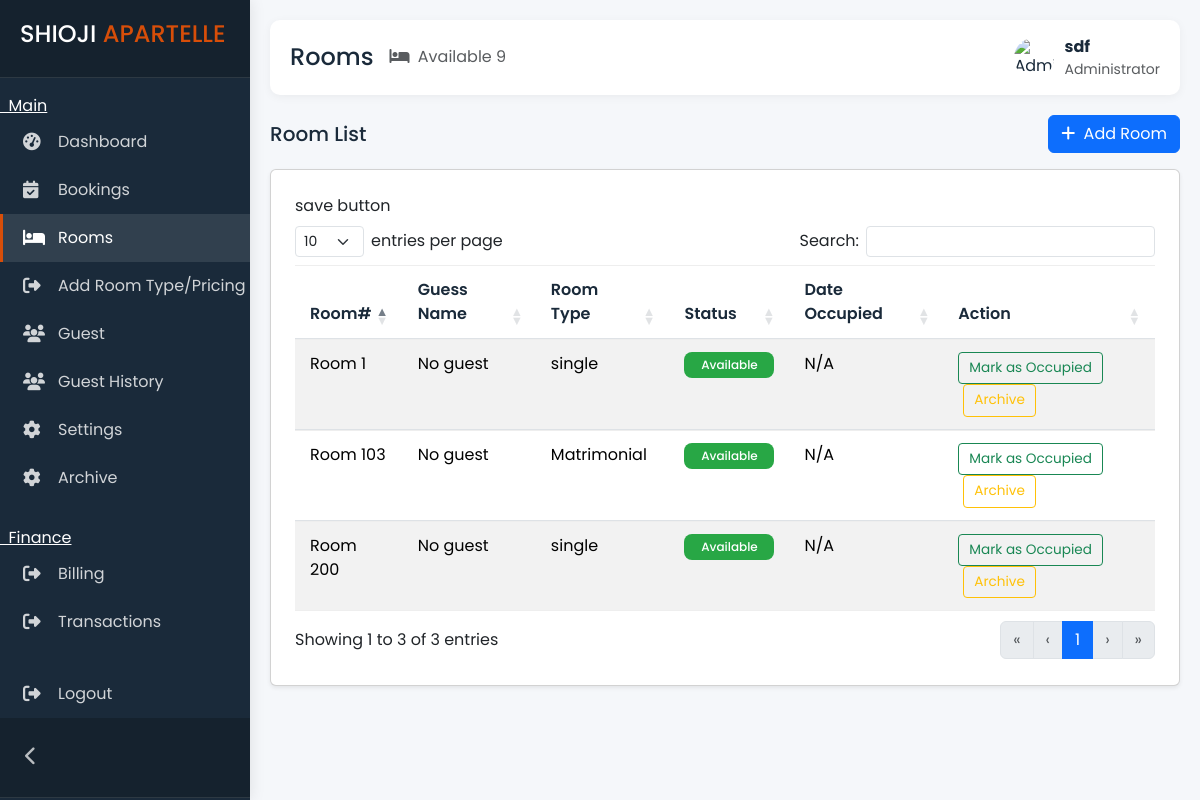
Page /admin/rooms.php (signed in) on the earlier database version.
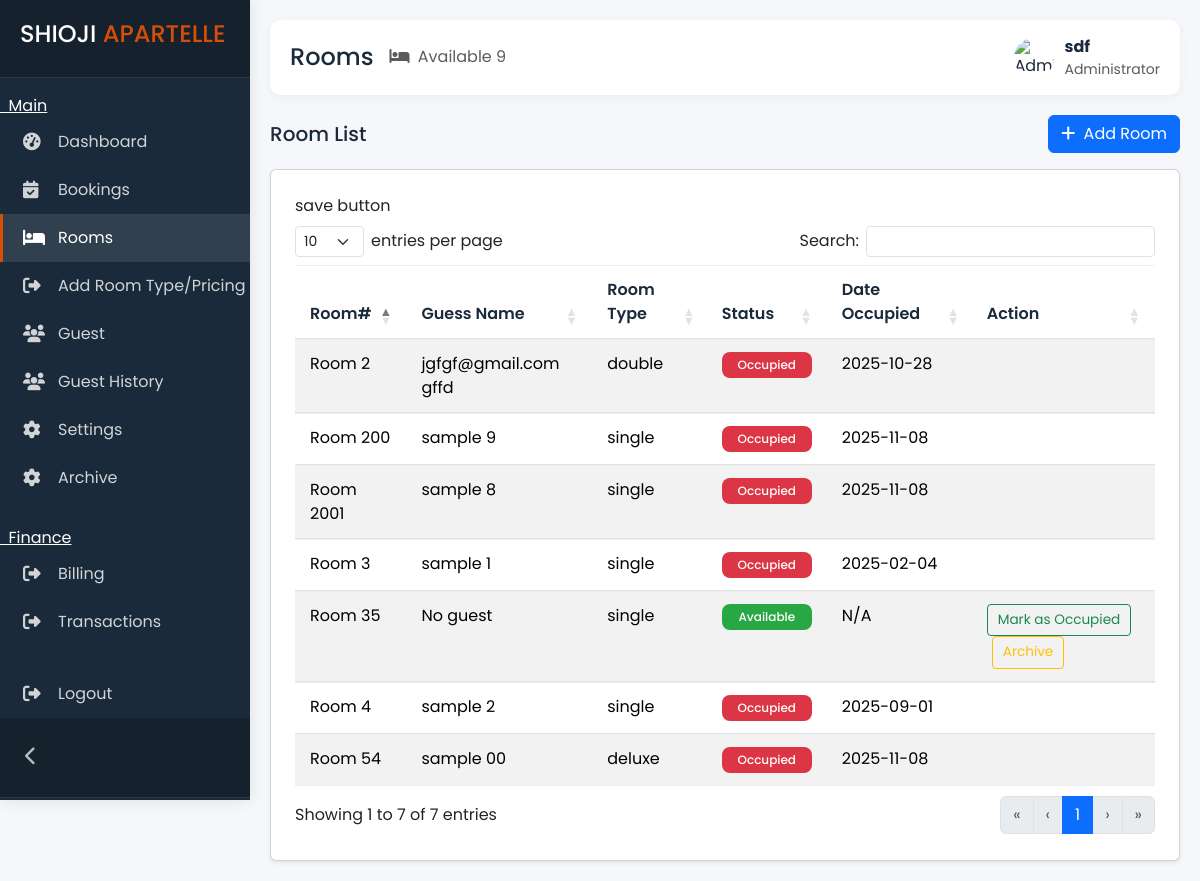
Same page on the later database version.
### tables this page shows
CREATE TABLE `rooms` (
  `room_id` int(11) NOT NULL,
  `guest_id` int(11) DEFAULT NULL,
  `room_type_id` int(10) NOT NULL,
  `status` enum('available','occupied') NOT NULL,
  `archive` enum('yes','no') NOT NULL DEFAULT 'no'
);

CREATE TABLE `room_types` (
  `room_type_id` int(11) NOT NULL,
  `type` varchar(200) NOT NULL,
  `price` double(10,2) NOT NULL DEFAULT 0.00,
  `created_at` timestamp NOT NULL DEFAULT current_timestamp(),
  `archive` enum('yes','no') NOT NULL DEFAULT 'no'
);

CREATE TABLE `guests` (
  `guest_id` int(11) NOT NULL,
  `room_id` int(11) DEFAULT NULL,
  `first_name` varchar(200) NOT NULL,
  `last_name` varchar(200) NOT NULL,
  `email` varchar(200) NOT NULL,
  `phone` varchar(200) NOT NULL,
  `checkin_date` date DEFAULT NULL,
  `checkout_date` date DEFAULT NULL,
  `no_of_guest` tinyint(1) NOT NULL,
  `status` varchar(200) DEFAULT NULL,
  `password` varchar(250) DEFAULT NULL
);

### admin/rooms.php (the view, shortened to what this page needs)
<!DOCTYPE html>
<html lang="en">
<?php include 'head.php'; ?>
<body>
    <?php include 'sidebar.php'; ?>
    <div class="main-content">
        <div class="topbar">
            <div class="topbar-left">
                <div class="d-flex align-items-center">
                    <h4 class="mb-0">Rooms</h4>
                    <div class="ms-3 text-muted d-none d-md-block">
                        <i class="fas fa-bed me-1"></i>
                        <span id="currentDate">Available 9</span>
                    </div>
                </div>
            </div>
            <div class="user-info">
                <img src="https://www.w3schools.com/howto/img_avatar.png" alt="Admin Avatar" class="rounded-circle" width="40" height="40">
                <div>
                    <div class="fw-bold">
                        <?php echo $_SESSION['admin_name']; ?>
                    </div>
                    <div class="text-muted small">Administrator</div>
                </div>
            </div>
        </div>
        <div class="d-flex justify-content-between align-items-center mb-3">
            <h5 class="mb-0">Room List</h5>
            <button class="btn btn-primary" data-bs-toggle="modal" data-bs-target="#addRoomModal">
                <i class="fas fa-plus me-1"></i> Add Room
            </button>
        </div>
        <div class="room-content">
            <div class="card shadow-sm p-4">
                <table id="myTable" class="table table-striped">
                    <thead>
                        <tr>
                            <th>Room#</th>
                            <th>Guess Name</th>
                            <th>Room Type</th>
                            <th>Status</th>
                            <th>Date Occupied</th>
                            <th>Action</th>
                        </tr>
                    </thead>
                    <tbody>
                        <?php
                        include '../connect.php';
                        $sql = "SELECT rooms.room_id, rooms.status, guests.first_name, guests.last_name, room_types.type, guests.checkin_date
        FROM rooms
        LEFT JOIN guests ON rooms.guest_id = guests.guest_id
        LEFT JOIN room_types ON rooms.room_type_id = room_types.room_type_id
        WHERE rooms.archive = 'no'";
                        $result = $conn->query($sql);
                        while ($row = $result->fetch_assoc()) {
                            echo "<tr>";
                            echo "<td>Room " . htmlspecialchars($row['room_id']) . "</td>";
                            $firstName = $row['first_name'] ?? '';
                            $lastName = $row['last_name'] ?? '';
                            $fullName = trim($firstName . ' ' . $lastName);
                            echo "<td>" . htmlspecialchars($fullName ?: 'No guest') . "</td>";
                            echo "<td>" . htmlspecialchars($row['type'] ?? 'N/A') . "</td>";
                            $status = $row['status'] === 'occupied' ? 'Occupied' : 'Available';
                            $badgeClass = $row['status'] === 'occupied' ? 'status-confirmed' : 'status-available';
                            echo "<td><span class='status-badge $badgeClass'>" . htmlspecialchars($status) . "</span></td>";
                            echo "<td>" . htmlspecialchars($row['checkin_date'] ?? 'N/A') . "</td>";
                            echo "<td>";
                            if ($row['status'] === 'occupied') {
                            } else {
                                echo '<button type="button"
                class="btn btn-sm btn-outline-success btn-action occupy-btn"
                data-bs-toggle="modal"
                data-bs-target="#occupyModal"
                data-room-id="' . htmlspecialchars($row['room_id']) . '">
                Mark as Occupied
          </button>';
                                echo '<form action="" method="POST" style="display:inline-block; margin-left:5px;"
            onsubmit="return confirm(\'Are you sure you want to Archive this room?\');">
            <input type="hidden" name="room_id" value="' . htmlspecialchars($row['room_id']) . '">
            <button type="submit" name="archive" class="btn btn-sm btn-outline-warning btn-action">Archive</button>
        </form>';
                            }
                            echo "</td>";
                            echo "</tr>";
                        }
                        ?>
                    </tbody>
                </table>
            </div>
        </div>
    </div>
</body>
</html>

Differences in the rows shown:
removed rooms: room_id "1", fullName "No guest", room_type.type "single", status "Available", checkin_date "N/A"
removed rooms: room_id "103", fullName "No guest", room_type.type "Matrimonial", status "Available", checkin_date "N/A"
added rooms: room_id "2", guest.last_name "jgfgf@gmail.com gffd", room_type.type "double", status "Occupied", guest.checkin_date "2025-10-28"
added rooms: room_id "3", guest.last_name "sample 1", room_type.type "single", status "Occupied", guest.checkin_date "2025-02-04"
added rooms: room_id "4", guest.last_name "sample 2", room_type.type "single", status "Occupied", guest.checkin_date "2025-09-01"
added rooms: room_id "35", fullName "No guest", room_type.type "single", status "Available", checkin_date "N/A"
added rooms: room_id "54", guest.last_name "sample 00", room_type.type "deluxe", status "Occupied", guest.checkin_date "2025-11-08"
changed rooms id 200: guest.last_name "No guest" → "sample 9"; status "Available" → "Occupied"; guest.checkin_date "N/A" → "2025-11-08"; no longer shows "Mark as Occupied Archive"
added rooms: room_id "2001", guest.last_name "sample 8", room_type.type "single", status "Occupied", guest.checkin_date "2025-11-08"
Other differences:
text written by a page script: "save button entries per page Search: Showing 1 to 3 of 3 entries « ‹ 1 › »" → "save button entries per page Search: Showing 1 to 7 of 7 entries « ‹ 1 › »"
